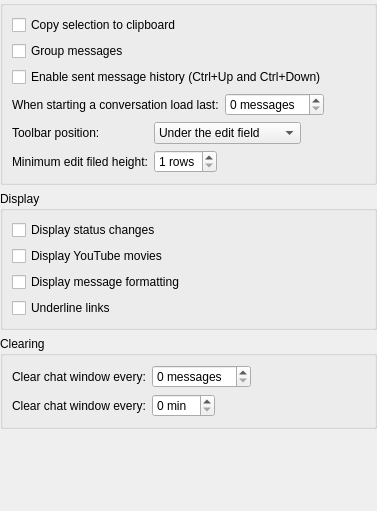
<?xml version="1.0" encoding="UTF-8"?>
<ui version="4.0">
 <class>ChatWindowSettings</class>
 <widget class="KittySDK::ISettingsPage" name="ChatWindowSettings">
  <property name="geometry">
   <rect>
    <x>0</x>
    <y>0</y>
    <width>346</width>
    <height>511</height>
   </rect>
  </property>
  <property name="windowTitle">
   <string>Chat Window</string>
  </property>
  <layout class="QVBoxLayout" name="verticalLayout">
   <property name="margin">
    <number>0</number>
   </property>
   <item>
    <widget class="QGroupBox" name="groupGroupBox">
     <property name="title">
      <string/>
     </property>
     <layout class="QGridLayout" name="gridLayout">
      <item row="0" column="0" colspan="2">
       <widget class="QCheckBox" name="copySelectionToClipboardCheckBox">
        <property name="text">
         <string>Copy selection to clipboard</string>
        </property>
       </widget>
      </item>
      <item row="1" column="0">
       <widget class="QCheckBox" name="groupMessagesCheckBox">
        <property name="text">
         <string>Group messages</string>
        </property>
       </widget>
      </item>
      <item row="2" column="0" colspan="3">
       <widget class="QCheckBox" name="sentMessagesHistoryCheckBox">
        <property name="text">
         <string>Enable sent message history (Ctrl+Up and Ctrl+Down)</string>
        </property>
       </widget>
      </item>
      <item row="3" column="0" colspan="2">
       <widget class="QLabel" name="loadMessagesAmountLabel">
        <property name="text">
         <string>When starting a conversation load last:</string>
        </property>
       </widget>
      </item>
      <item row="3" column="2">
       <layout class="QHBoxLayout" name="horizontalLayout_3">
        <item>
         <widget class="QSpinBox" name="loadMessagesAmountSpinBox">
          <property name="suffix">
           <string> messages</string>
          </property>
         </widget>
        </item>
        <item>
         <spacer name="horizontalSpacer_3">
          <property name="orientation">
           <enum>Qt::Horizontal</enum>
          </property>
          <property name="sizeHint" stdset="0">
           <size>
            <width>40</width>
            <height>20</height>
           </size>
          </property>
         </spacer>
        </item>
       </layout>
      </item>
      <item row="4" column="0">
       <widget class="QLabel" name="toolbarPositionLabel">
        <property name="text">
         <string>Toolbar position:</string>
        </property>
       </widget>
      </item>
      <item row="4" column="1" colspan="2">
       <layout class="QHBoxLayout" name="horizontalLayout">
        <item>
         <widget class="QComboBox" name="toolbarPositionComboBox">
          <property name="currentIndex">
           <number>1</number>
          </property>
          <item>
           <property name="text">
            <string>On top of the edit field</string>
           </property>
          </item>
          <item>
           <property name="text">
            <string>Under the edit field</string>
           </property>
          </item>
         </widget>
        </item>
        <item>
         <spacer name="horizontalSpacer">
          <property name="orientation">
           <enum>Qt::Horizontal</enum>
          </property>
          <property name="sizeHint" stdset="0">
           <size>
            <width>40</width>
            <height>20</height>
           </size>
          </property>
         </spacer>
        </item>
       </layout>
      </item>
      <item row="5" column="0">
       <widget class="QLabel" name="minEditFieldHeightLabel">
        <property name="text">
         <string>Minimum edit filed height:</string>
        </property>
       </widget>
      </item>
      <item row="5" column="1" colspan="2">
       <layout class="QHBoxLayout" name="horizontalLayout_2">
        <item>
         <widget class="QSpinBox" name="minEditFieldHeightSpinBox">
          <property name="suffix">
           <string> rows</string>
          </property>
          <property name="minimum">
           <number>1</number>
          </property>
          <property name="maximum">
           <number>5</number>
          </property>
         </widget>
        </item>
        <item>
         <spacer name="horizontalSpacer_2">
          <property name="orientation">
           <enum>Qt::Horizontal</enum>
          </property>
          <property name="sizeHint" stdset="0">
           <size>
            <width>40</width>
            <height>20</height>
           </size>
          </property>
         </spacer>
        </item>
       </layout>
      </item>
     </layout>
    </widget>
   </item>
   <item>
    <widget class="QGroupBox" name="displayGroupBox">
     <property name="title">
      <string>Display</string>
     </property>
     <layout class="QFormLayout">
      <property name="fieldGrowthPolicy">
       <enum>QFormLayout::AllNonFixedFieldsGrow</enum>
      </property>
      <item row="0" column="0" colspan="2">
       <widget class="QCheckBox" name="displayStatusChangesCheckBox">
        <property name="text">
         <string>Display status changes</string>
        </property>
       </widget>
      </item>
      <item row="1" column="0" colspan="2">
       <widget class="QCheckBox" name="displayYouTubeMessagesCheckBox">
        <property name="text">
         <string>Display YouTube movies</string>
        </property>
       </widget>
      </item>
      <item row="2" column="0" colspan="2">
       <widget class="QCheckBox" name="displayMessageFormattingCheckBox">
        <property name="text">
         <string>Display message formatting</string>
        </property>
       </widget>
      </item>
      <item row="3" column="0" colspan="2">
       <widget class="QCheckBox" name="underlineMessageLinksCheckBox">
        <property name="text">
         <string>Underline links</string>
        </property>
       </widget>
      </item>
     </layout>
    </widget>
   </item>
   <item>
    <widget class="QGroupBox" name="clearingGroupBox">
     <property name="title">
      <string>Clearing</string>
     </property>
     <layout class="QFormLayout" name="_2">
      <property name="fieldGrowthPolicy">
       <enum>QFormLayout::ExpandingFieldsGrow</enum>
      </property>
      <item row="0" column="0">
       <widget class="QLabel" name="clearMessagesAmountLabel">
        <property name="text">
         <string>Clear chat window every:</string>
        </property>
       </widget>
      </item>
      <item row="1" column="0">
       <widget class="QLabel" name="clearMinutesAmountLabel">
        <property name="text">
         <string>Clear chat window every:</string>
        </property>
       </widget>
      </item>
      <item row="0" column="1">
       <widget class="QSpinBox" name="clearMessagesAmountSpinBox">
        <property name="suffix">
         <string> messages</string>
        </property>
       </widget>
      </item>
      <item row="1" column="1">
       <widget class="QSpinBox" name="clearMinutesAmountSpinBox">
        <property name="suffix">
         <string> min</string>
        </property>
       </widget>
      </item>
     </layout>
    </widget>
   </item>
   <item>
    <spacer name="spacer">
     <property name="orientation">
      <enum>Qt::Vertical</enum>
     </property>
     <property name="sizeHint" stdset="0">
      <size>
       <width>20</width>
       <height>14</height>
      </size>
     </property>
    </spacer>
   </item>
  </layout>
 </widget>
 <customwidgets>
  <customwidget>
   <class>KittySDK::ISettingsPage</class>
   <extends>QWidget</extends>
   <header>ISettingsPage.h</header>
   <container>1</container>
  </customwidget>
 </customwidgets>
 <resources/>
 <connections/>
</ui>
